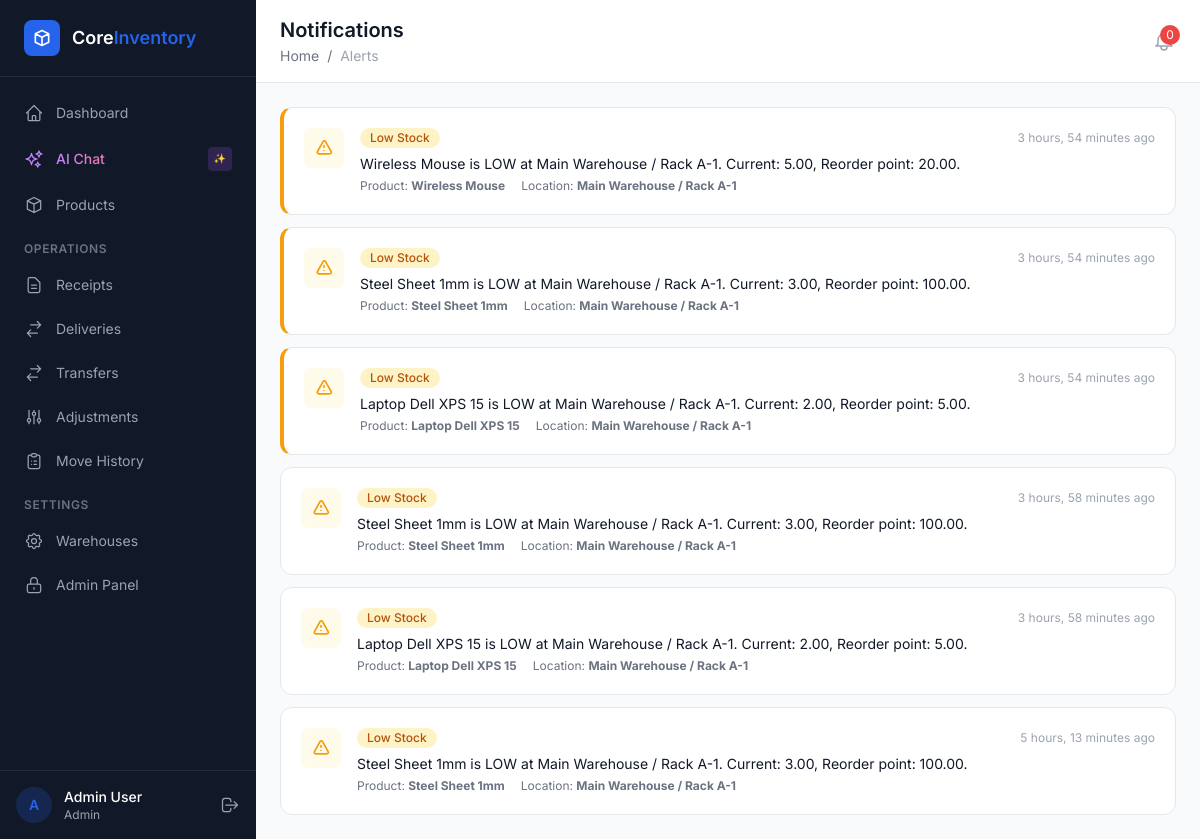
The page /alerts/ (signed in) on the database its author committed.
### apps/accounts/models.py (models this page shows, shortened)
class CustomUser(AbstractUser):
    username = None  # Remove username field
    email = models.EmailField('email address', unique=True)
    full_name = models.CharField(max_length=255, blank=True)
    phone = models.CharField(max_length=20, blank=True)
    avatar = models.ImageField(upload_to='avatars/', blank=True, null=True)
    role = models.ForeignKey(
        'access.Role',
        on_delete=models.SET_NULL,
        null=True,
        blank=True,
        related_name='users',
    )
    warehouse = models.ForeignKey(
        'warehouses.Warehouse',
        on_delete=models.SET_NULL,
        null=True,
        blank=True,
        related_name='users',
        help_text='Restricts user to one warehouse',
    )
    is_approved = models.BooleanField(default=False)
    otp_code = models.CharField(max_length=6, blank=True, null=True)
    otp_expiry = models.DateTimeField(blank=True, null=True)
    USERNAME_FIELD = 'email'
    REQUIRED_FIELDS = ['full_name']
    class Meta:
        verbose_name = 'User'
        verbose_name_plural = 'Users'
        ordering = ['-date_joined']

### apps/access/models.py (models this page shows, shortened)
class Role(models.Model):
    name = models.CharField(max_length=100, unique=True)
    description = models.TextField(blank=True)
    is_system_role = models.BooleanField(
        default=False,
        help_text='System roles cannot be deleted.',
    )
    created_at = models.DateTimeField(auto_now_add=True)
    class Meta:
        ordering = ['name']

### apps/alerts/models.py (models this page shows, shortened)
class Notification(models.Model):
    TYPE_CHOICES = [
        ('low_stock', 'Low Stock'),
        ('out_of_stock', 'Out of Stock'),
    ]
    product = models.ForeignKey(
        'products.Product',
        on_delete=models.CASCADE,
        related_name='notifications',
    )
    location = models.ForeignKey(
        'warehouses.Location',
        on_delete=models.SET_NULL,
        null=True,
        blank=True,
        related_name='notifications',
    )
    type = models.CharField(max_length=20, choices=TYPE_CHOICES)
    message = models.TextField()
    is_read = models.BooleanField(default=False)
    created_at = models.DateTimeField(auto_now_add=True)
    class Meta:
        ordering = ['-created_at']

### apps/products/models.py (models this page shows, shortened)
class Product(models.Model):
    name = models.CharField(max_length=255)
    sku = models.CharField(
        max_length=20,
        unique=True,
        blank=True,
        help_text='Auto-generated if blank: PRD-XXXXXX',
    )
    category = models.ForeignKey(
        ProductCategory,
        on_delete=models.SET_NULL,
        null=True,
        blank=True,
        related_name='products',
    )
    unit = models.ForeignKey(
        UnitOfMeasure,
        on_delete=models.PROTECT,
        related_name='products',
    )
    description = models.TextField(blank=True)
    image = models.ImageField(upload_to='products/', blank=True, null=True)
    reorder_point = models.DecimalField(
        max_digits=12, decimal_places=2, default=0,
        help_text='Low stock threshold',
    )
    is_active = models.BooleanField(default=True)
    created_at = models.DateTimeField(auto_now_add=True)
    updated_at = models.DateTimeField(auto_now=True)
    class Meta:
        ordering = ['name']

### apps/warehouses/models.py (models this page shows, shortened)
class Location(models.Model):
    warehouse = models.ForeignKey(
        Warehouse,
        on_delete=models.CASCADE,
        related_name='locations',
    )
    name = models.CharField(max_length=255, help_text='e.g. Rack A-3, Production Floor')
    coordinates = models.CharField(max_length=100, blank=True, help_text='Optional coordinates')
    is_active = models.BooleanField(default=True)
    class Meta:
        ordering = ['warehouse', 'name']
    def __str__(self):
        return f'{self.warehouse.name} / {self.name}'

class Warehouse(models.Model):
    name = models.CharField(max_length=255)
    address = models.TextField(blank=True)
    is_active = models.BooleanField(default=True)
    class Meta:
        ordering = ['name']

### apps/alerts/views.py (the view)
# urls.py: path('', views.notification_list, name='list'),
@login_required
def notification_list(request):
    qs = Notification.objects.select_related('product', 'location').order_by('-created_at')
    paginator = Paginator(qs, 30)
    page_obj = paginator.get_page(request.GET.get('page'))
    unread_ids = [n.pk for n in page_obj if not n.is_read]
    if unread_ids:
        Notification.objects.filter(pk__in=unread_ids).update(is_read=True)
    return render(request, 'alerts/list.html', {'page_obj': page_obj})

### templates/alerts/list.html (shortened to what this page needs)
{% extends "base.html" %}
{% block page_title %}Notifications{% endblock %}
{% block breadcrumb %}<a href="/dashboard/" class="hover:text-primary">Home</a> <span class="mx-1">/</span> <span class="text-gray-400">Alerts</span>{% endblock %}
{% block content %}
{% if page_obj %}
<div class="space-y-3">{% for n in page_obj %}
    <div class="bg-white rounded-xl border border-gray-200 p-5 flex items-start gap-4 {% if not n.is_read %}border-l-4 border-l-amber-500{% endif %}">
        <div class="flex-shrink-0 w-10 h-10 rounded-lg flex items-center justify-center {% if n.type == 'low_stock' %}bg-amber-50{% elif n.type == 'out_of_stock' %}bg-red-50{% else %}bg-blue-50{% endif %}">
            {% if n.type == 'out_of_stock' %}
            <svg class="w-5 h-5 text-red-500" fill="none" stroke="currentColor" viewBox="0 0 24 24"><path stroke-linecap="round" stroke-linejoin="round" stroke-width="2" d="M18.364 18.364A9 9 0 005.636 5.636m12.728 12.728A9 9 0 015.636 5.636m12.728 12.728L5.636 5.636"/></svg>
            {% else %}
            <svg class="w-5 h-5 text-amber-500" fill="none" stroke="currentColor" viewBox="0 0 24 24"><path stroke-linecap="round" stroke-linejoin="round" stroke-width="2" d="M12 9v2m0 4h.01m-6.938 4h13.856c1.54 0 2.502-1.667 1.732-2.5L13.732 4c-.77-.833-1.964-.833-2.732 0L4.082 16.5c-.77.833.192 2.5 1.732 2.5z"/></svg>
            {% endif %}
        </div>
        <div class="flex-1 min-w-0">
            <div class="flex items-center justify-between">
                <span class="inline-flex items-center px-2.5 py-0.5 rounded-full text-xs font-medium {% if n.type == 'out_of_stock' %}bg-red-100 text-red-700{% else %}bg-amber-100 text-amber-700{% endif %}">{{ n.get_type_display }}</span>
                <span class="text-xs text-gray-400">{{ n.created_at|timesince }} ago</span>
            </div>
            <p class="mt-1.5 text-sm text-gray-900">{{ n.message }}</p>
            <div class="mt-1 flex items-center gap-4 text-xs text-gray-500">
                {% if n.product %}<span>Product: <strong>{{ n.product.name }}</strong></span>{% endif %}
                {% if n.location %}<span>Location: <strong>{{ n.location }}</strong></span>{% endif %}
            </div>
        </div>
    </div>
{% endfor %}</div>
{% else %}
{% include "partials/empty_state.html" with icon="bell" title="No notifications" message="You're all caught up! Notifications will appear when stock levels need attention." %}
{% endif %}
{% endblock %}

### templates/base.html (shortened to what this page needs)
<!DOCTYPE html>
<html lang="en">
<head>
    <script src="https://cdn.tailwindcss.com"></script>
</head>
<body class="bg-content-bg min-h-screen" x-data="{ logoutModalOpen: false }">
    {% if user.is_authenticated and user.is_approved or user.is_superuser %}
    <div class="flex min-h-screen">
        <aside class="w-64 bg-sidebar-bg text-sidebar-text flex flex-col fixed h-full z-30" x-data="{ open: true }">
            <div class="flex items-center gap-3 px-6 py-5 border-b border-gray-700/50">
                <div class="w-9 h-9 bg-primary rounded-lg flex items-center justify-center">
                    <svg class="w-5 h-5 text-white" fill="none" stroke="currentColor" viewBox="0 0 24 24">
                        <path stroke-linecap="round" stroke-linejoin="round" stroke-width="2" d="M20 7l-8-4-8 4m16 0l-8 4m8-4v10l-8 4m0-10L4 7m8 4v10M4 7v10l8 4"/>
                    </svg>
                </div>
                <div>
                    <span class="text-white font-semibold text-lg">Core</span><span class="text-primary font-semibold text-lg">Inventory</span>
                </div>
            </div>
            <nav class="flex-1 px-3 py-4 space-y-1 overflow-y-auto">
                <a href="/dashboard/" class="sidebar-link flex items-center gap-3 px-3 py-2.5 rounded-lg text-sm {% if request.path == '/dashboard/' %}active text-white{% endif %}">
                    <svg class="w-5 h-5" fill="none" stroke="currentColor" viewBox="0 0 24 24"><path stroke-linecap="round" stroke-linejoin="round" stroke-width="1.5" d="M3 12l2-2m0 0l7-7 7 7M5 10v10a1 1 0 001 1h3m10-11l2 2m-2-2v10a1 1 0 01-1 1h-3m-6 0a1 1 0 001-1v-4a1 1 0 011-1h2a1 1 0 011 1v4a1 1 0 001 1m-6 0h6"/></svg>
                    Dashboard
                </a>
                <button @click="$dispatch('toggle-chat')" class="sidebar-link flex items-center gap-3 px-3 py-2.5 rounded-lg text-sm w-full text-left group" id="chat-sidebar-btn">
                    <span class="bg-gradient-to-r from-purple-400 to-pink-400 bg-clip-text text-transparent font-medium">AI Chat</span>
                    <span class="ml-auto text-[10px] bg-purple-500/20 text-purple-400 px-1.5 py-0.5 rounded font-mono">✨</span>
                </button>
                <a href="/products/" class="sidebar-link flex items-center gap-3 px-3 py-2.5 rounded-lg text-sm {% if '/products/' in request.path %}active text-white{% endif %}">
                    <svg class="w-5 h-5" fill="none" stroke="currentColor" viewBox="0 0 24 24"><path stroke-linecap="round" stroke-linejoin="round" stroke-width="1.5" d="M20 7l-8-4-8 4m16 0l-8 4m8-4v10l-8 4m0-10L4 7m8 4v10M4 7v10l8 4"/></svg>
                    Products
                </a>
                <div class="pt-3 pb-1 px-3">
                    <p class="text-xs font-semibold uppercase tracking-wider text-gray-500">Operations</p>
                </div>
                <a href="/receipts/" class="sidebar-link flex items-center gap-3 px-3 py-2.5 rounded-lg text-sm {% if '/receipts/' in request.path %}active text-white{% endif %}">
                    <svg class="w-5 h-5" fill="none" stroke="currentColor" viewBox="0 0 24 24"><path stroke-linecap="round" stroke-linejoin="round" stroke-width="1.5" d="M9 12h6m-6 4h6m2 5H7a2 2 0 01-2-2V5a2 2 0 012-2h5.586a1 1 0 01.707.293l5.414 5.414a1 1 0 01.293.707V19a2 2 0 01-2 2z"/></svg>
                    Receipts
                </a>
                <a href="/deliveries/" class="sidebar-link flex items-center gap-3 px-3 py-2.5 rounded-lg text-sm {% if '/deliveries/' in request.path %}active text-white{% endif %}">
                    <svg class="w-5 h-5" fill="none" stroke="currentColor" viewBox="0 0 24 24"><path stroke-linecap="round" stroke-linejoin="round" stroke-width="1.5" d="M8 7h12m0 0l-4-4m4 4l-4 4m0 6H4m0 0l4 4m-4-4l4-4"/></svg>
                    Deliveries
                </a>
                <a href="/transfers/" class="sidebar-link flex items-center gap-3 px-3 py-2.5 rounded-lg text-sm {% if '/transfers/' in request.path %}active text-white{% endif %}">
                    <svg class="w-5 h-5" fill="none" stroke="currentColor" viewBox="0 0 24 24"><path stroke-linecap="round" stroke-linejoin="round" stroke-width="1.5" d="M8 7h12m0 0l-4-4m4 4l-4 4m0 6H4m0 0l4 4m-4-4l4-4"/></svg>
                    Transfers
                </a>
                <a href="/adjustments/" class="sidebar-link flex items-center gap-3 px-3 py-2.5 rounded-lg text-sm {% if '/adjustments/' in request.path %}active text-white{% endif %}">
                    <svg class="w-5 h-5" fill="none" stroke="currentColor" viewBox="0 0 24 24"><path stroke-linecap="round" stroke-linejoin="round" stroke-width="1.5" d="M12 6V4m0 2a2 2 0 100 4m0-4a2 2 0 110 4m-6 8a2 2 0 100-4m0 4a2 2 0 110-4m0 4v2m0-6V4m6 6v10m6-2a2 2 0 100-4m0 4a2 2 0 110-4m0 4v2m0-6V4"/></svg>
                    Adjustments
                </a>
                <a href="/ledger/" class="sidebar-link flex items-center gap-3 px-3 py-2.5 rounded-lg text-sm {% if '/ledger/' in request.path %}active text-white{% endif %}">
                    <svg class="w-5 h-5" fill="none" stroke="currentColor" viewBox="0 0 24 24"><path stroke-linecap="round" stroke-linejoin="round" stroke-width="1.5" d="M9 5H7a2 2 0 00-2 2v12a2 2 0 002 2h10a2 2 0 002-2V7a2 2 0 00-2-2h-2M9 5a2 2 0 002 2h2a2 2 0 002-2M9 5a2 2 0 012-2h2a2 2 0 012 2m-3 7h3m-3 4h3m-6-4h.01M9 16h.01"/></svg>
                    Move History
                </a>
                {% load access_tags %}
                {% has_permission request.user 'can_manage_warehouses' as can_settings %}
                {% if can_settings %}
                <div class="pt-3 pb-1 px-3">
                    <p class="text-xs font-semibold uppercase tracking-wider text-gray-500">Settings</p>
                </div>
                <a href="{% url 'warehouses:list' %}" class="sidebar-link flex items-center gap-3 px-3 py-2.5 rounded-lg text-sm">
                    Warehouses
                </a>
                {% endif %}
                {% has_permission request.user 'can_access_admin_panel' as can_admin %}
                {% if can_admin or request.user.is_superuser %}
                <a href="/admin-panel/" class="sidebar-link flex items-center gap-3 px-3 py-2.5 rounded-lg text-sm">
                    <svg class="w-5 h-5" fill="none" stroke="currentColor" viewBox="0 0 24 24"><path stroke-linecap="round" stroke-linejoin="round" stroke-width="1.5" d="M12 15v2m-6 4h12a2 2 0 002-2v-6a2 2 0 00-2-2H6a2 2 0 00-2 2v6a2 2 0 002 2zm10-10V7a4 4 0 00-8 0v4h8z"/></svg>
                    Admin Panel
                </a>
                {% endif %}
            </nav>
            <div class="px-4 py-4 border-t border-gray-700/50">
                <div class="flex items-center gap-3">
                    <div class="w-9 h-9 bg-primary/20 rounded-full flex items-center justify-center">
                        <span class="text-primary text-sm font-semibold">{{ user.full_name|make_list|first|default:"U" }}</span>
                    </div>
                    <div class="flex-1 min-w-0">
                        <p class="text-sm font-medium text-white truncate">{{ user.full_name|default:user.email }}</p>
                        <p class="text-xs text-gray-400 truncate">{{ user.role.name|default:"No Role" }}</p>
                    </div>
                    <button @click="logoutModalOpen = true" class="text-gray-400 hover:text-white transition-colors" title="Logout">
                        <svg class="w-5 h-5" fill="none" stroke="currentColor" viewBox="0 0 24 24"><path stroke-linecap="round" stroke-linejoin="round" stroke-width="1.5" d="M17 16l4-4m0 0l-4-4m4 4H7m6 4v1a3 3 0 01-3 3H6a3 3 0 01-3-3V7a3 3 0 013-3h4a3 3 0 013 3v1"/></svg>
                    </button>
                </div>
            </div>
        </aside>
        <main class="flex-1 ml-64">
            <header class="bg-white border-b border-gray-200 sticky top-0 z-20">
                <div class="flex items-center justify-between px-6 py-4">
                    <div>
                        <h1 class="text-xl font-semibold text-gray-900">{% block page_title %}Dashboard{% endblock %}</h1>
                        <nav class="text-sm text-gray-500 mt-0.5">
                            {% block breadcrumb %}<a href="/dashboard/" class="hover:text-primary">Home</a>{% endblock %}
                        </nav>
                    </div>
                    <div class="flex items-center gap-4">
                        <a href="/alerts/" class="relative text-gray-400 hover:text-gray-600 transition-colors" title="Notifications">
                            <span id="notif-badge" class="absolute -top-1 -right-1 w-5 h-5 bg-red-500 text-white text-xs rounded-full flex items-center justify-center"
                                  hx-get="/alerts/count/" hx-trigger="every 30s" hx-target="#notif-badge" hx-swap="outerHTML">
                                0
                            </span>
                        </a>
                    </div>
                </div>
            </header>
            <div class="p-6">
                {% block content %}{% endblock %}
            </div>
        </main>
    </div>
    {% else %}
    <div class="min-h-screen flex items-center justify-center bg-gradient-to-br from-gray-900 via-gray-800 to-gray-900">
        {% block auth_content %}{% endblock %}
    </div>
    {% endif %}
</body>
</html>

### rows shown on the page
CustomUser: full_name|make_list "A", full_name "Admin User", role.name "Admin"
Notification: type "Low Stock", created_at "3 hours, 54 minutes", message "Wireless Mouse is LOW at Main Warehouse / Rack A-1. Current: 5.00, Reorder point: 20.00.", product.name "Wireless Mouse", location "Main Warehouse / Rack A-1"
Notification: type "Low Stock", created_at "3 hours, 54 minutes", message "Steel Sheet 1mm is LOW at Main Warehouse / Rack A-1. Current: 3.00, Reorder point: 100.00.", product.name "Steel Sheet 1mm", location "Main Warehouse / Rack A-1"
Notification: type "Low Stock", created_at "3 hours, 54 minutes", message "Laptop Dell XPS 15 is LOW at Main Warehouse / Rack A-1. Current: 2.00, Reorder point: 5.00.", product.name "Laptop Dell XPS 15", location "Main Warehouse / Rack A-1"
Notification: type "Low Stock", created_at "3 hours, 58 minutes", message "Steel Sheet 1mm is LOW at Main Warehouse / Rack A-1. Current: 3.00, Reorder point: 100.00.", product.name "Steel Sheet 1mm", location "Main Warehouse / Rack A-1"
Notification: type "Low Stock", created_at "3 hours, 58 minutes", message "Laptop Dell XPS 15 is LOW at Main Warehouse / Rack A-1. Current: 2.00, Reorder point: 5.00.", product.name "Laptop Dell XPS 15", location "Main Warehouse / Rack A-1"
Notification: type "Low Stock", created_at "5 hours, 13 minutes", message "Steel Sheet 1mm is LOW at Main Warehouse / Rack A-1. Current: 3.00, Reorder point: 100.00.", product.name "Steel Sheet 1mm", location "Main Warehouse / Rack A-1"
